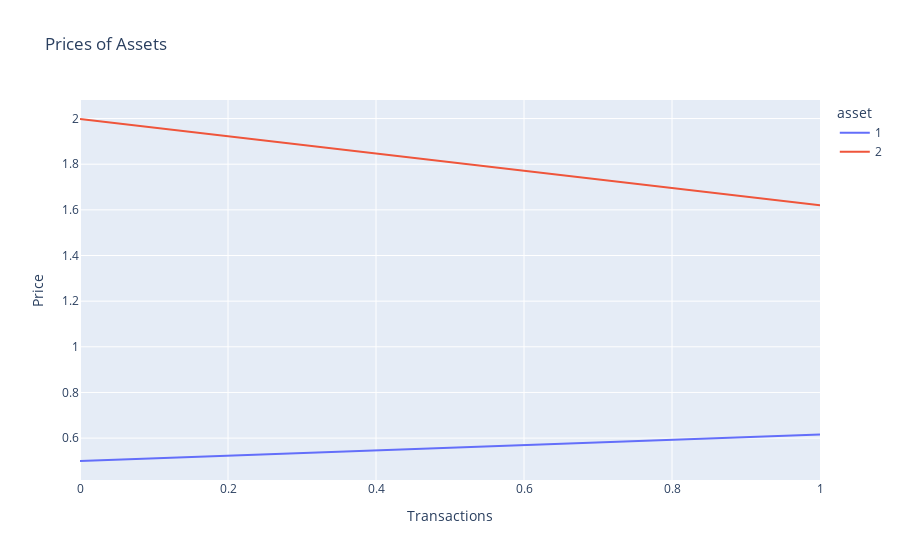
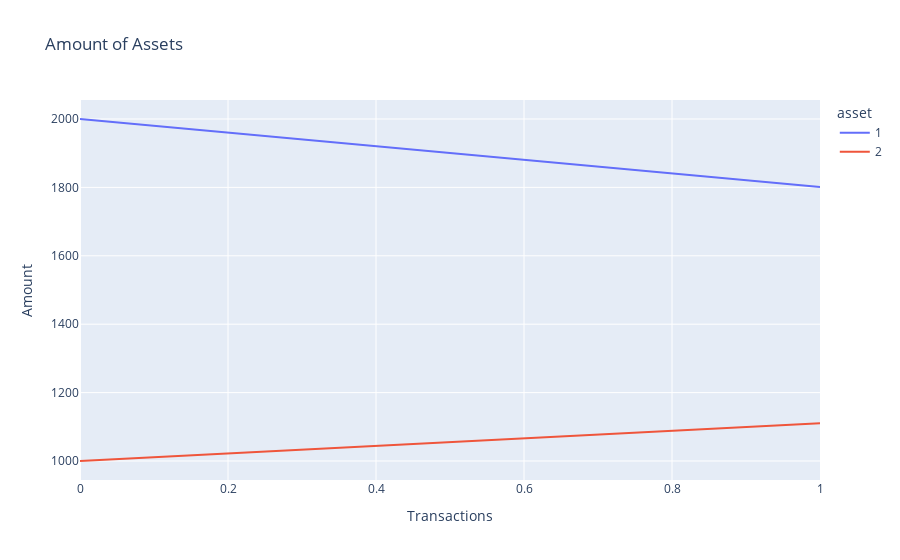
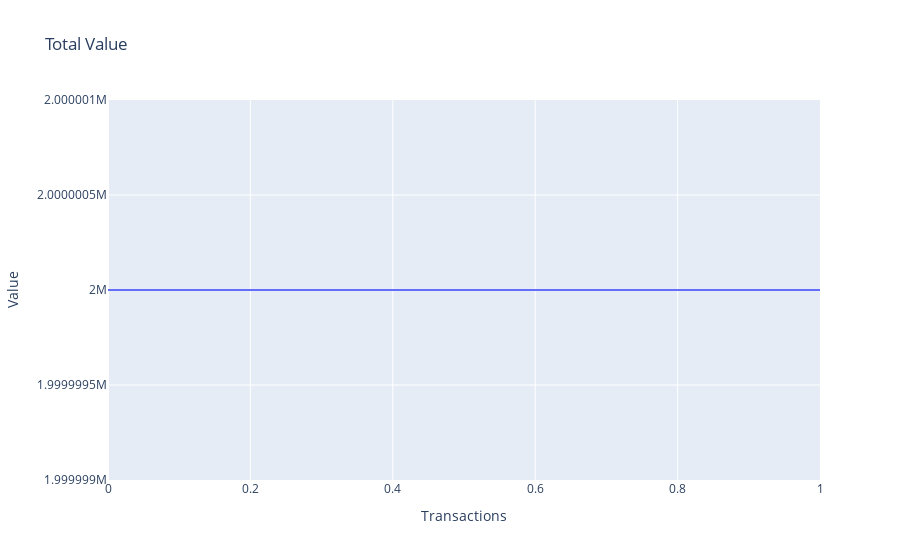

The notebook cell saved with these charts, in order:
### Code cell
dfs1 = [pd.DataFrame({'x': range(len(prices[c])), 'y': prices[c]}) for c in range(len(prices))]
dfs1 = pd.concat([dfs1[i].assign(asset=i+1) for i in range(len(dfs1))])
fig1 = px.line(dfs1, x='x', y='y', color='asset', title='Prices of Assets')
fig1.update_layout(xaxis_title='Transactions', yaxis_title='Price')
fig1.show()

dfs2 = [pd.DataFrame({'x': range(len(assets[c])), 'y': assets[c]}) for c in range(len(assets))]
dfs2 = pd.concat([dfs2[i].assign(asset=i+1) for i in range(len(dfs2))])
fig2 = px.line(dfs2, x='x', y='y', color='asset', title='Amount of Assets')
fig2.update_layout(xaxis_title='Transactions', yaxis_title='Amount')
fig2.show()

dfs3 = pd.DataFrame({'x': range(len(assets[0])), 'y': values}) 
fig3 = px.line(dfs3, x='x', y='y', title='Total Value')
fig3.update_layout(xaxis_title='Transactions', yaxis_title='Value')
fig3.show()

### Figure 1 — Plotly figure (JSON) as saved in the notebook; plotly's stock layout.template omitted (floating-point values rounded to 4 significant figures)
{"data": [{"hovertemplate": "asset=1<br>x=%{x}<br>y=%{y}<extra></extra>", "legendgroup": "1", "line": {"color": "#636efa", "dash": "solid"}, "marker": {"symbol": "circle"}, "mode": "lines", "name": "1", "orientation": "v", "showlegend": true, "type": "scatter", "x": [0, 1], "xaxis": "x", "y": [0.4998, 0.6163], "yaxis": "y"}, {"hovertemplate": "asset=2<br>x=%{x}<br>y=%{y}<extra></extra>", "legendgroup": "2", "line": {"color": "#EF553B", "dash": "solid"}, "marker": {"symbol": "circle"}, "mode": "lines", "name": "2", "orientation": "v", "showlegend": true, "type": "scatter", "x": [0, 1], "xaxis": "x", "y": [1.998, 1.62], "yaxis": "y"}], "layout": {"legend": {"title": {"text": "asset"}, "tracegroupgap": 0}, "title": {"text": "Prices of Assets"}, "xaxis": {"anchor": "y", "domain": [0, 1], "title": {"text": "Transactions"}}, "yaxis": {"anchor": "x", "domain": [0, 1], "title": {"text": "Price"}}}}

### Figure 2 — Plotly figure (JSON) as saved in the notebook; plotly's stock layout.template omitted (floating-point values rounded to 4 significant figures)
{"data": [{"hovertemplate": "asset=1<br>x=%{x}<br>y=%{y}<extra></extra>", "legendgroup": "1", "line": {"color": "#636efa", "dash": "solid"}, "marker": {"symbol": "circle"}, "mode": "lines", "name": "1", "orientation": "v", "showlegend": true, "type": "scatter", "x": [0, 1], "xaxis": "x", "y": [2000, 1801], "yaxis": "y"}, {"hovertemplate": "asset=2<br>x=%{x}<br>y=%{y}<extra></extra>", "legendgroup": "2", "line": {"color": "#EF553B", "dash": "solid"}, "marker": {"symbol": "circle"}, "mode": "lines", "name": "2", "orientation": "v", "showlegend": true, "type": "scatter", "x": [0, 1], "xaxis": "x", "y": [1000, 1110.0], "yaxis": "y"}], "layout": {"legend": {"title": {"text": "asset"}, "tracegroupgap": 0}, "title": {"text": "Amount of Assets"}, "xaxis": {"anchor": "y", "domain": [0, 1], "title": {"text": "Transactions"}}, "yaxis": {"anchor": "x", "domain": [0, 1], "title": {"text": "Amount"}}}}

### Figure 3 — Plotly figure (JSON) as saved in the notebook; plotly's stock layout.template omitted (floating-point values rounded to 4 significant figures)
{"data": [{"hovertemplate": "x=%{x}<br>y=%{y}<extra></extra>", "legendgroup": "", "line": {"color": "#636efa", "dash": "solid"}, "marker": {"symbol": "circle"}, "mode": "lines", "name": "", "orientation": "v", "showlegend": false, "type": "scatter", "x": [0, 1], "xaxis": "x", "y": [2000000, 2000000], "yaxis": "y"}], "layout": {"legend": {"tracegroupgap": 0}, "title": {"text": "Total Value"}, "xaxis": {"anchor": "y", "domain": [0, 1], "title": {"text": "Transactions"}}, "yaxis": {"anchor": "x", "domain": [0, 1], "title": {"text": "Value"}}}}
